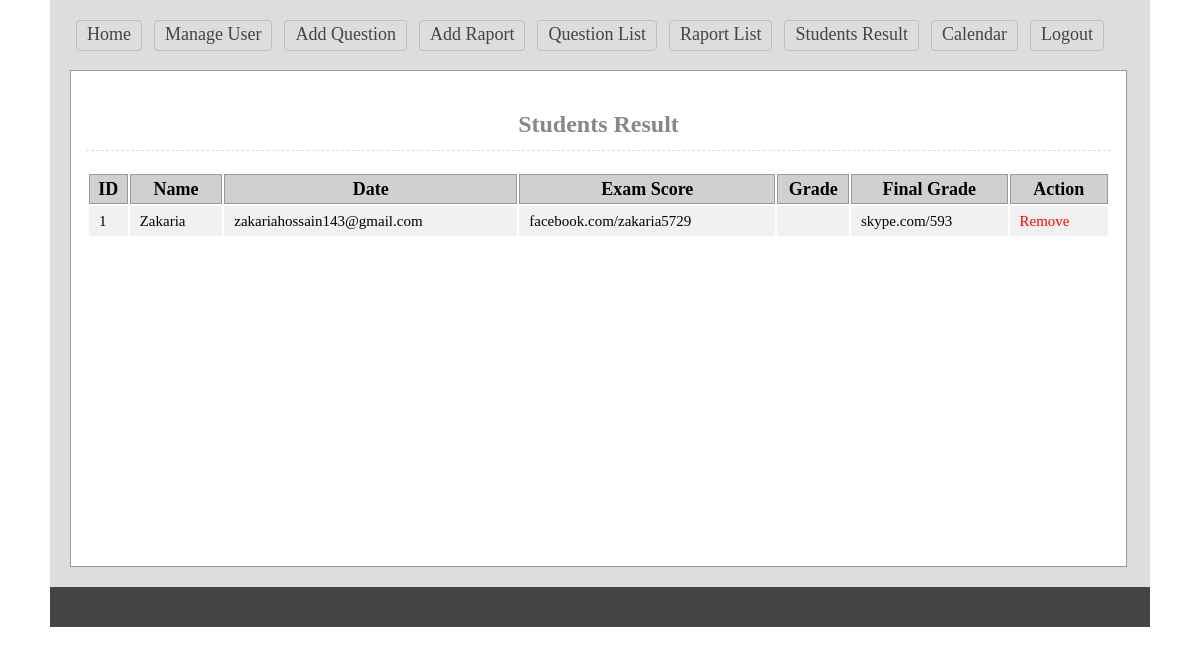
The page /admin/viva_req.php (signed in) on the database as committed earlier.
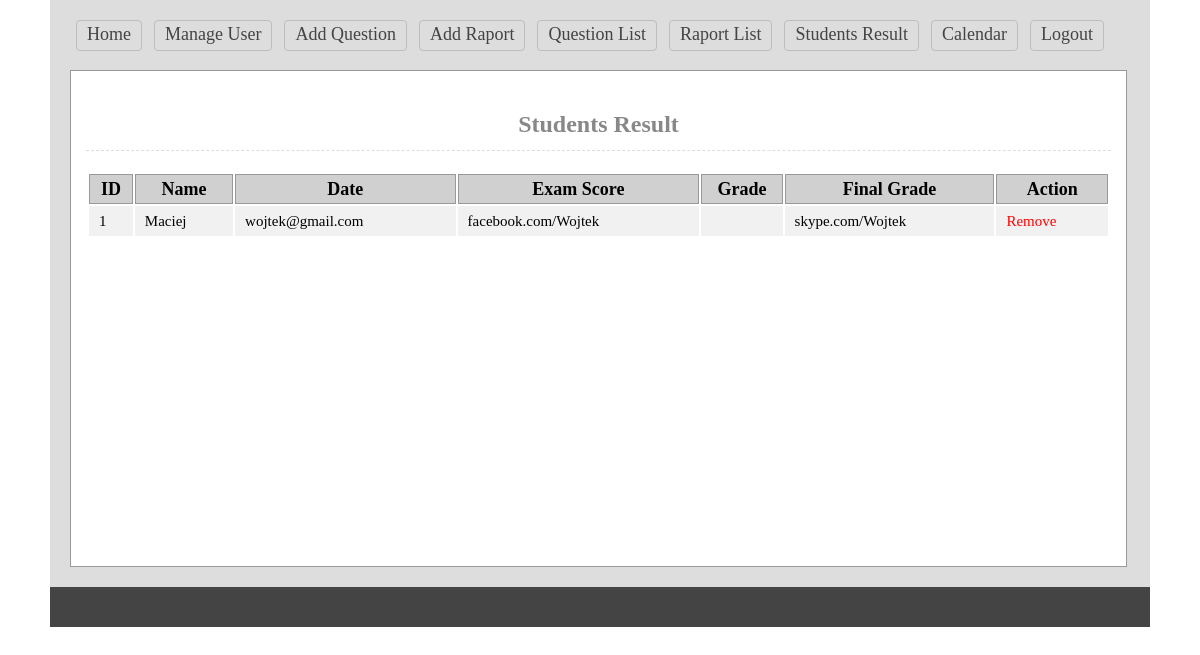
The same page on the database as committed later.
### tables this page shows
CREATE TABLE `tbl_viva` (
  `id` int(200) NOT NULL,
  `name` varchar(2000) NOT NULL,
  `email` varchar(2000) NOT NULL,
  `facebook` varchar(2000) NOT NULL,
  `skype` varchar(2000) NOT NULL
);

### lib/Database.php (called while the page is built, shortened)
<?php
Class Database{
	public $host   = DB_HOST;
	public $user   = DB_USER;
	public $pass   = DB_PASS;
	public $dbname = DB_NAME;
	public $link;
	private function connectDB(){
	$this->link = new mysqli($this->host, $this->user, $this->pass, $this->dbname);
 }
	public function select($query){
		$result = $this->link->query($query) or die($this->link->error.__LINE__);
		if($result->num_rows > 0){
			return $result;
		} else {
			return false;
		}
	}
}

### classes/User.php (called while the page is built, shortened)
<?php
$filepath = realpath(dirname(__FILE__));
include_once ($filepath.'/../lib/Database.php');
class User{
    private $db;
    public function __construct(){
        $this->db = new Database();
    }
    public function getAllVivaApplier(){
        $query = "SELECT * FROM tbl_viva";
        $result = $this->db->select($query);
        return $result;
    }
}
?>

### admin/viva_req.php (the view, shortened to what this page needs)
<?php
$filepath = realpath(dirname(__FILE__));
include_once ($filepath.'/inc/header.php');
include_once ($filepath.'/../classes/User.php');
$usr = new User();
?>
    <div class="main">
        <h1 style="text-align: center; font-size: 24px">Students Result</h1>
        <div class="manageuser">
            <table class="tblone">
                <tr>
                    <th>ID</th>
                    <th>Name</th>
                    <th>Date</th>
                    <th>Exam Score</th>
					<th>Grade</th>
                    <th>Final Grade</th>
					<th>Action</th>
                </tr>
                <?php
                $userData = $usr->getAllVivaApplier();
                if($userData){
                    $i = 0;
                    while($result = $userData->fetch_assoc()){
                        $i++;
                        ?>
                        <tr>
                            <td> <?php echo $i; ?> </td>
                            <td> <?php echo $result['name']; ?> </td>
							<td> <?php echo $result['email']; ?> </td>
							<td> <?php echo $result['facebook']; ?> </td>
							<td> <a style="color: #00FF00"><?php if ($result['grade'] >= 3){
																	$kolor = $result['grade'];
																	echo $kolor;}?>
								 <a style="color: #ff1c03"><?php if ($result['grade'] <= 2){
																	$kolor = $result['grade'];
																	echo $kolor;}?>	 </td>
						    <td> <?php echo $result['skype']; ?> </td>
							<td> <a style="color: red; text-decoration: none" onclick="return confirm('Are You Sure to Remove?')" href="?del=<?php echo $result['id']; ?>">Remove</a> </td>
                        </tr>
                    <?php } } ?>
            </table>
        </div>
    </div>
<?php include 'inc/footer.php'; ?>

Rows that differ between the two databases and show on the page:
changed tbl_viva: name "Zakaria" → "Maciej"; email "zakariahossain143@gmail.com" → "wojtek@gmail.com"; facebook "facebook.com/zakaria5729" → "facebook.com/Wojtek"; skype "skype.com/593" → "skype.com/Wojtek"
